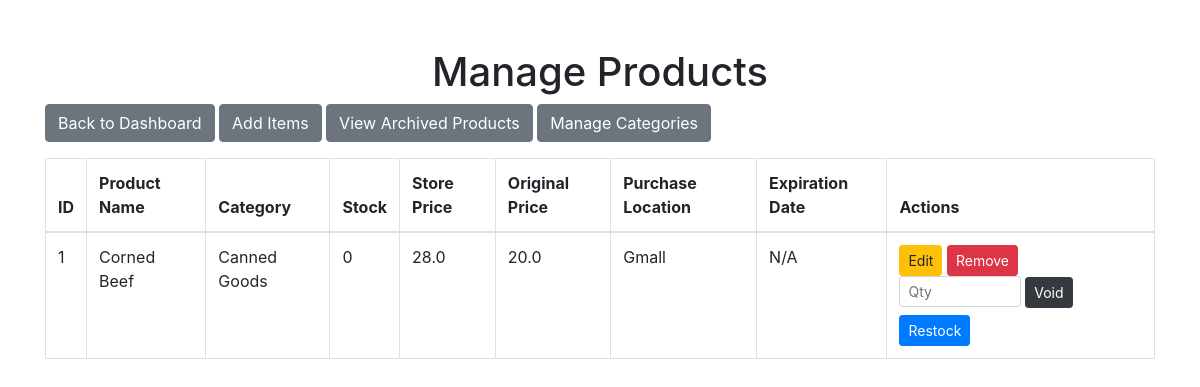
Page /products on the committed database.
### app.py (models this page shows, shortened)
class Product(db.Model):
    id = db.Column(db.Integer, primary_key=True)
    name = db.Column(db.String(100), nullable=False)
    price = db.Column(db.Float, nullable=False)  # Selling price
    original_price = db.Column(db.Float, nullable=False)  # Original cost price
    stock = db.Column(db.Integer, nullable=False)
    purchase_location = db.Column(db.String(100), nullable=True)  # e.g., 'Supermarket A', 'Market B'
    is_voided = db.Column(db.Boolean, default=False)  # For voiding items
    deleted = db.Column(db.Boolean, default=False)  # For archiving
    expiration_date = db.Column(db.Date, nullable=True)  # New field for expiration date
    category_id = db.Column(db.Integer, db.ForeignKey('category.id'), nullable=False)

class Category(db.Model):
    id = db.Column(db.Integer, primary_key=True)
    name = db.Column(db.String(100), nullable=False, unique=True)
    products = db.relationship('Product', backref='category', lazy=True)

### app.py (the view)
@app.route('/products', methods=['GET'])
def view_products():
    products = Product.query.all()
    return render_template('manage_products.html', products=products)

### templates/manage_products.html (shortened to what this page needs)
<!DOCTYPE html>
<html lang="en">
<head>
    <link rel="stylesheet" href="https://stackpath.bootstrapcdn.com/bootstrap/4.3.1/css/bootstrap.min.css">
</head>
<body>
    <div class="container mt-5">
        <h1 class="text-center">Manage Products</h1>
        <a href="{{ url_for('another_dashboard') }}" class="btn btn-secondary mb-3">Back to Dashboard</a>
        <a href="{{ url_for('add_product') }}" class="btn btn-secondary mb-3">Add Items</a>
        <a href="{{ url_for('manage_archived_products') }}" class="btn btn-secondary mb-3">View Archived Products</a>
        <a href="{{ url_for('manage_categories') }}" class="btn btn-secondary mb-3">Manage Categories</a>
        <table class="table table-bordered">
            <thead>
                <tr>
                    <th>ID</th>
                    <th>Product Name</th>
                    <th>Category</th>
                    <th>Stock</th>
                    <th>Store Price</th>
                    <th>Original Price</th>
                    <th>Purchase Location</th>
                    <th>Expiration Date</th>
                    <th>Actions</th>
                </tr>
            </thead>
            <tbody>
                {% for product in products %}
                <tr>
                    <td>{{ product.id }}</td>
                    <td>{{ product.name }}</td>
                    <td>{{ product.category.name }}</td>
                    <td>{{ product.stock }}</td>
                    <td>{{ product.price }}</td>
                    <td>{{ product.original_price }}</td>
                    <td>{{ product.purchase_location }}</td>
                    <td>{{ product.expiration_date if product.expiration_date else 'N/A' }}</td>
                    <td>
                        <a href="{{ url_for('edit_product', product_id=product.id) }}" class="btn btn-warning btn-sm">Edit</a>
                        <form action="{{ url_for('delete_product', product_id=product.id) }}" method="POST" style="display: inline;">
                            <button type="submit" class="btn btn-danger btn-sm" onclick="return confirm('Are you sure you want to archive this product?');">Remove</button>
                        </form>
                        <form action="{{ url_for('reduce_stock', product_id=product.id) }}" method="POST" style="display: inline;">
                            <input type="number" name="reduce_quantity" min="1" max="{{ product.stock }}" placeholder="Qty" class="form-control form-control-sm d-inline-block w-50 mb-2">
                            <button type="submit" class="btn btn-dark btn-sm" onclick="return confirm('Are you sure you want to reduce the stock of this product?');">Void</button>
                        </form>
                        <a href="{{ url_for('restock_product', product_id=product.id) }}" class="btn btn-primary btn-sm">Restock</a>
                    </td>
                </tr>
                {% endfor %}
            </tbody>
        </table>
    </div>
</body>
</html>

### rows in the picture
Product: id "1", name "Corned Beef", category.name "Canned Goods", stock "0", price "28.0", original_price "20.0", purchase_location "Gmall", expiration_date "N/A"
